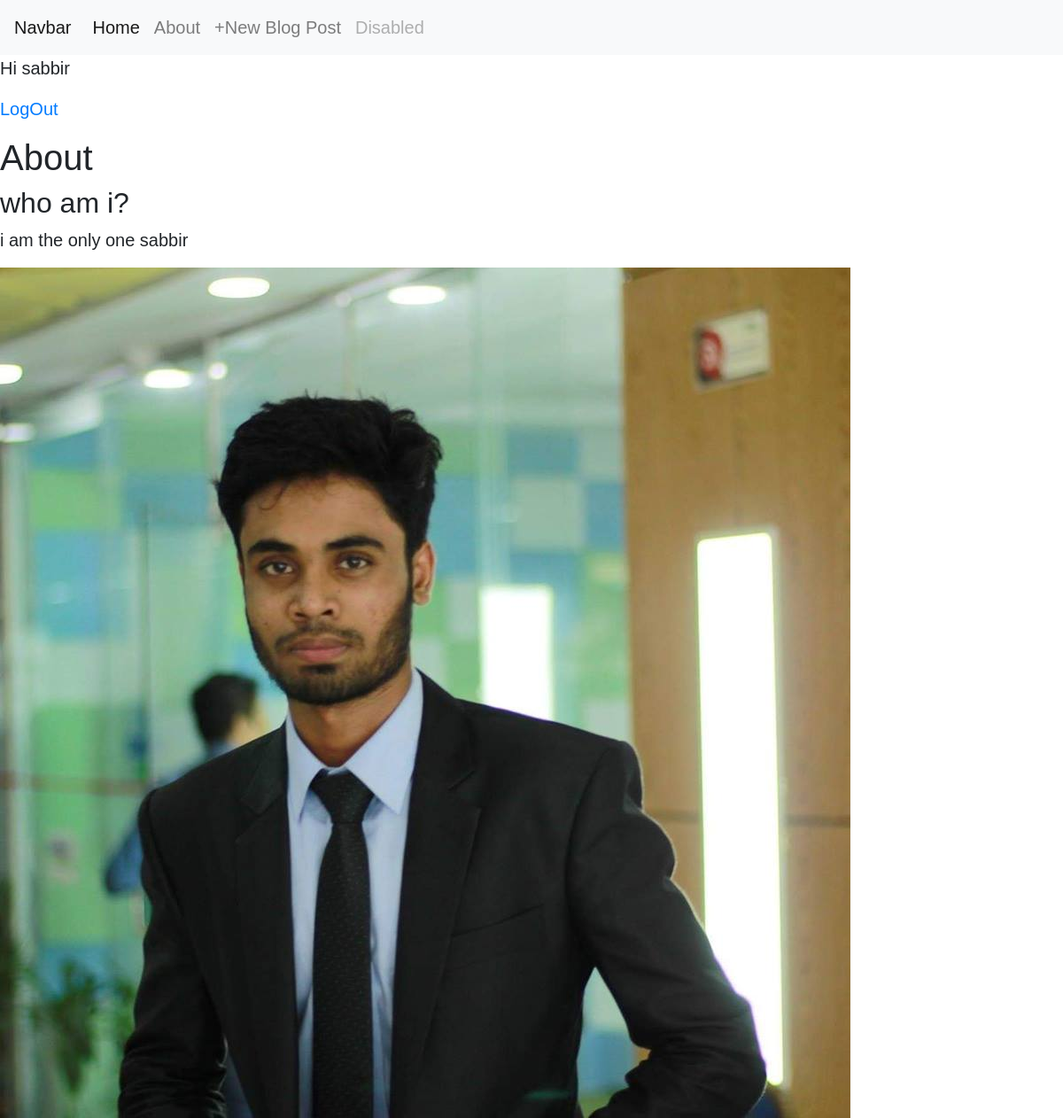
The page /about/ (signed in) on the database its author committed.
### blog/models.py (models this page shows, shortened)
class About(models.Model):
    short_description = models.TextField()
    description = models.TextField()
    image = models.ImageField(upload_to="about")
    class Meta:
        verbose_name = "About me"
        verbose_name_plural = "About me"

### blog/views.py (the view)
# urls.py: path('about/',About.as_view(),name='about'),
class About(ListView):
    template_name ='about.html'
    model = About

### blog/templates/about.html
{% extends 'base.html' %}
{% block content %}
<h1>About</h1>
  <div>
      {% for about in object_list %}
      <h2> {{about.short_description}}  </h2>
      <p>{{about.description}}</p>
      <img src=  "{{ about.image.url }}" alt="">
      {% endfor %}
  </div>
{% endblock %}

### blog/templates/base.html (shortened to what this page needs)
{% load static %}
<!doctype html>
<html lang="en">
  <head>
    <link rel="stylesheet" href="https://stackpath.bootstrapcdn.com/bootstrap/4.3.1/css/bootstrap.min.css">
    <link rel="stylesheet" href="{% static 'css/base.css' %}">
  </head>
  <body>
    <nav class="navbar navbar-expand-lg navbar-light bg-light">
        <a class="navbar-brand" href="#">Navbar</a>
        <div class="collapse navbar-collapse" id="navbarNavAltMarkup">
          <div class="navbar-nav">
            <a class="nav-item nav-link active" href="{% url 'home' %}  ">Home <span class="sr-only">(current)</span></a>
            <a class="nav-item nav-link" href="{% url 'about' %}">About</a>
            <a class="nav-item nav-link" href="{% url 'post_new' %}">+New Blog Post</a>
            <a class="nav-item nav-link disabled" href="#" tabindex="-1" aria-disabled="true">Disabled</a>
          </div>
        </div>
      </nav>
      {% if user.is_authenticated %}
      <p>Hi {{user.username}}</p>
      <p><a href="{% url 'logout' %}">LogOut</a></p>
      {% else %}
      <p>You are not loged in</p>
      <a href="{% url 'login' %}">Login</a>
      {% endif %}
      {% block content %}
      {% endblock %}
  </body>
</html>

### static/css/base.css (style rules this page uses)
body { font-family: 'Source Sans Pro', sans-serif; font-size: 20px; }

### rows shown on the page
About: short_description "who am i?", description "i am the only one sabbir", image (picture)

### other values the page prints
{{ user.username }} "sabbir"
